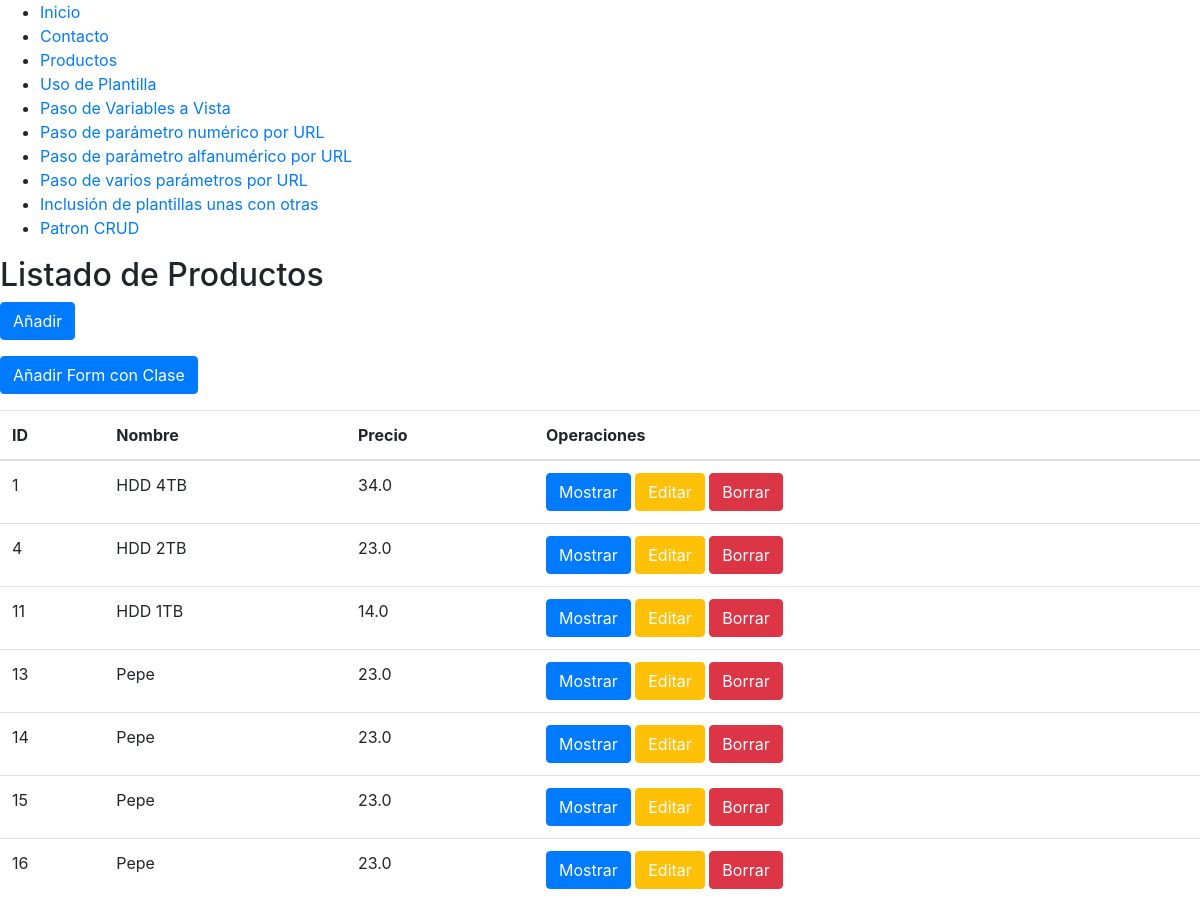
/crud/, run on an earlier commit of the app's database.
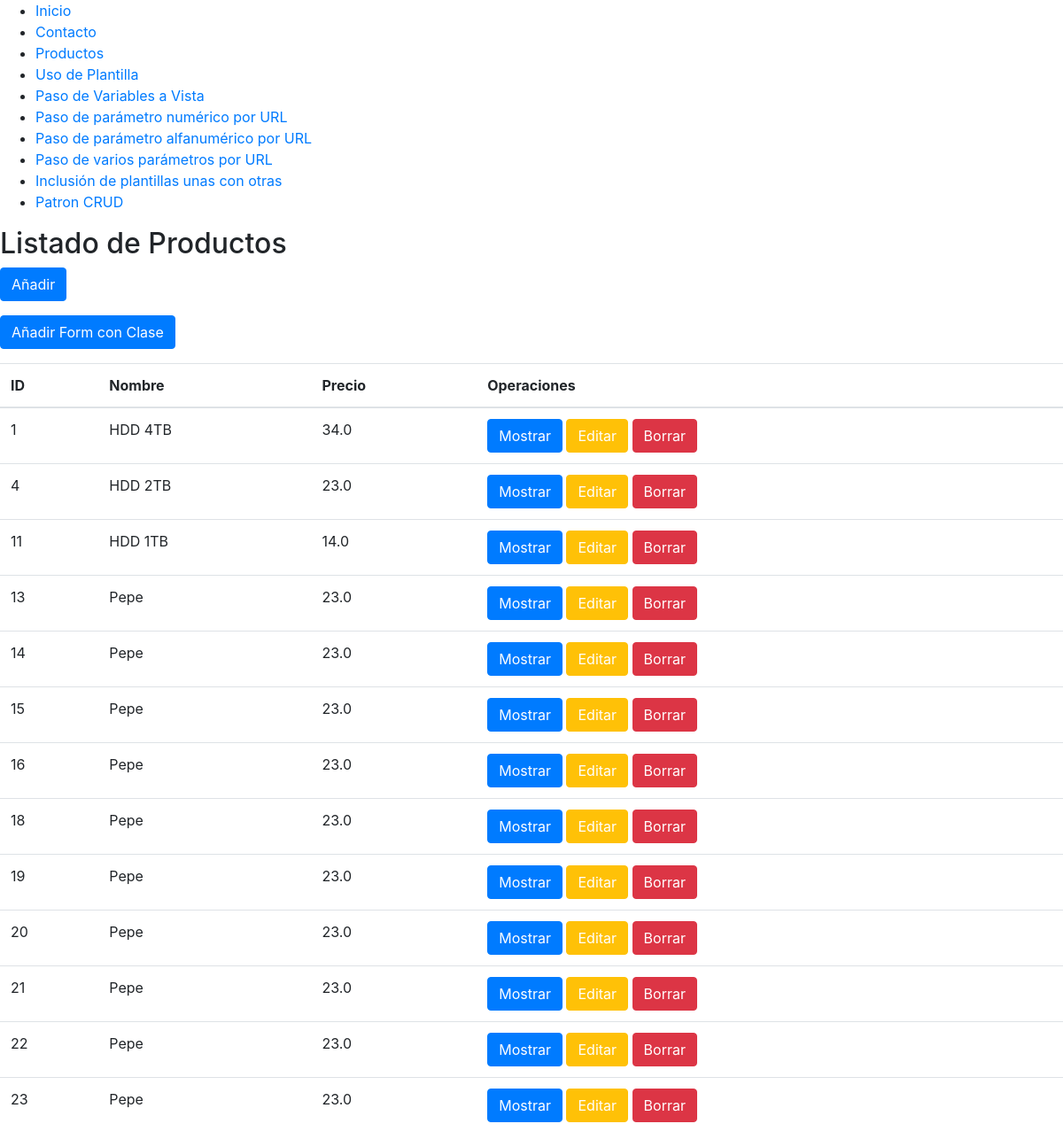
And on a later commit of the database.
### crud/models.py (models this page shows, shortened)
class Producto(models.Model):
    nombre = models.CharField(max_length=200)
    precio = models.FloatField(null=True, blank=True)

### crud/views.py (the view)
# urls.py: path('', indexApi, name="index-api"),
def index(request):
    mititulo = "Listado de Productos"
    template = loader.get_template('crud/index.html')
    """
    productos = [
        {
            'id': 2,
            'nombre': "HDD 4TB",
            'precio': 36.9
        },
        {
            'id': 3,
            'nombre': "HDD 2TB",
            'precio': 16.9
        },
        {
            'id': 4,
            'nombre': "HDD 1TB",
            'precio': 9.9
        },
    ]
    """
    productos= Producto.objects.all()
    context = {
        'titulo': mititulo,
        'productos': productos
    }
    return HttpResponse(template.render(context, request))

### crud/templates/crud/index.html
{% include "miapp/header.html" %}
<h2>{{ titulo }}</h2>
<div>
    <p><a href="{% url 'crud:add-form-product' %}"><button type="button" class="btn btn-primary">Añadir</button></a></p>
<p><a href="{% url 'crud:add-class-form-product' %}"><button type="button" class="btn btn-primary">Añadir Form con Clase</button></a></p>
    <table class="table">
        <thead>
            <tr>
                <th scope="col">ID</th>
                <th scope="col">Nombre</th>
                <th scope="col">Precio</th>
                <th scope="col">Operaciones</th>
            </tr>
        </thead>
        <tbody>
        {% for producto in productos %}
            <tr>
                <td scope="row">{{ producto.id }}</td>
                <td>{{ producto.nombre }}</td>
                <td>{{ producto.precio }}</td>
                <td>
                    <a href="{% url 'crud:show-product' producto.id %}"><button class="btn btn-primary">Mostrar</button></a>
                    <a href="{% url 'crud:edit-form-product' producto.id %}"><button class="btn btn-warning">Editar</button></a>
                    <a href="{% url 'crud:delete-form-product' producto.id %}"><button class="btn btn-danger">Borrar</button></a>
                </td>
            </tr>
        {% endfor %}
        </tbody>
    </table>
</div>
{% include "miapp/footer.html" %}

What changed in the data, as far as the page shows it:
added Producto: id "18", nombre "Pepe", precio "23.0"
added Producto: id "19", nombre "Pepe", precio "23.0"
added Producto: id "20", nombre "Pepe", precio "23.0"
added Producto: id "21", nombre "Pepe", precio "23.0"
added Producto: id "22", nombre "Pepe", precio "23.0"
added Producto: id "23", nombre "Pepe", precio "23.0"
